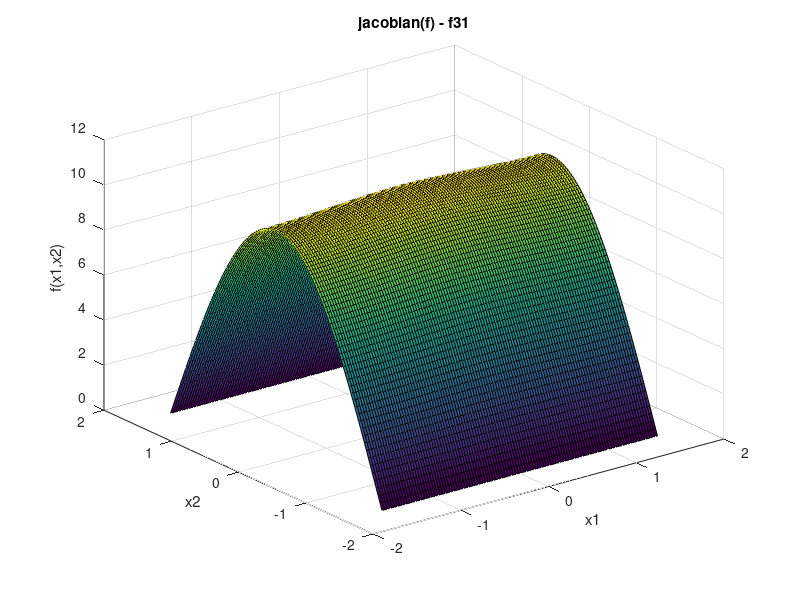
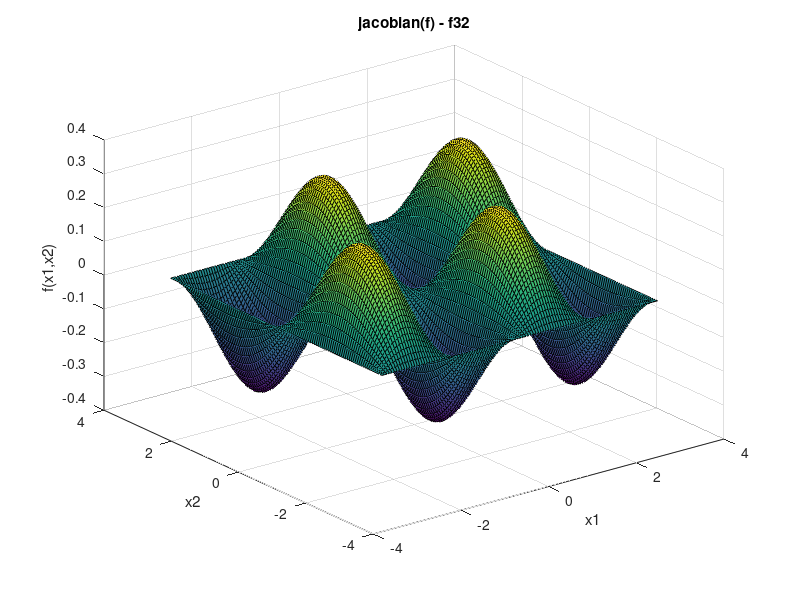

Write MATLAB code to recreate these figures, in order.
% Biosystem
% Workshop 7 

% close all;
% clc;

% PARAMETROS DA SIMULAÇÃO GAZEBO

%% function f31 - jacobian(f,[x1 x2 x3])
f1= @(x)-(214861284644172625*cos(x(1)))/(4398046511104*(130*cos(x(2))^2 - 4753));
n=110;
x1 = linspace(-pi/2,pi/2,n);
y1 = linspace(-pi/2,pi/2,n);
Z1=zeros(length(x1),length(y1));

for i=1:length(x1)
    for j=1:length(y1)
        Z1(i,j)=f1([x1(i) y1(j)]);
    end
end

%% function f32 - jacobian(f,[x1 x2 x3])
f2= @(x)-(13965983501871220625*cos(x(2))*sin(x(1))*sin(x(2)))/(1099511627776*(130*cos(x(2))^2 - 4753)^2);
n=110;
x2 = linspace(-pi,pi,n);
y2 = linspace(-pi,pi,n);
Z2=zeros(length(x2),length(y2));

for i=1:length(x2)
    for j=1:length(y2)
        Z2(i,j)=f2([x2(i) y2(j)]);
    end
end
%% Surface Graphic f31
figure (3)
surf(x1,y1,Z1)
%colormap(hot(20))
title('jacobian(f) - f31');
xlabel('x1');
ylabel('x2');
zlabel('f(x1,x2)');

%% Surface Graphic f32
figure (4)
surf(x2,y2,Z2)
%colormap(hot(20))
title('jacobian(f) - f32');
xlabel('x1');
ylabel('x2');
zlabel('f(x1,x2)');



